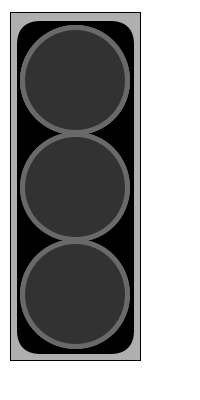
Frame 1 (no input)
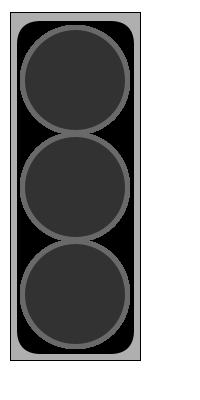
Frame 60 (the mouse pressed at the canvas centre just before this capture)
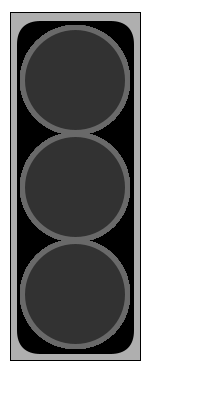
Frame 120 (the mouse held since frame 60 and released just before this capture)

The Processing sketch that drew these frames (run headless with seeded random() and noise(); from frame 60 on, the mouse is pressed at the canvas centre):

// Processing sketch: Task_3_Traffic_light
// ── Task_3_Traffic_light.pde
int x=0;

void setup() 
{
  size(200, 400);

  background(255);
  rectMode(CORNERS);
  fill(175);
  rect(10, 12, 140, 360);
  fill(0);
  strokeWeight(7);
  rect(20, 24, 130, 350, 20);
  stroke(105);
  strokeWeight(5);
  ellipseMode(CENTER);

  ellipse(75, 80, 105, 105); 
  ellipse(75, 187, 105, 105);
  ellipse(75, 294, 105, 105);
}

void draw() 
{ 
  if (x==1)
  {
    fill(255, 0, 0);
    ellipse(75, 80, 105, 105);
  } else
  {
    fill(50);
    ellipse(75, 80, 105, 105);

    if (x==2 )
    {
      fill(255, 255, 0);
      ellipse(75, 187, 105, 105);
      fill(255, 0, 0);
      ellipse(75, 80, 105, 105);
    } 
    else
    {
      fill(50);
      ellipse(75, 80, 105, 105);
      fill(50);
      ellipse(75, 187, 105, 105);
    }
  }

  if (x==3)
  {
    fill(0, 255, 0);
    ellipse(75, 294, 105, 105);
  } 
  else
  {
    fill(50);
    ellipse(75, 294, 105, 105);
  }

  if (x==4)
  {
    fill(255, 255, 0);
    ellipse(75, 187, 105, 105);
  }

  if (x==5)
  {
    x=1;
  }
}



//lights
void keyPressed()
{
  if (key == CODED) 
  {
    if (keyCode == UP) 
    {
      x++;
    }
  }
}
